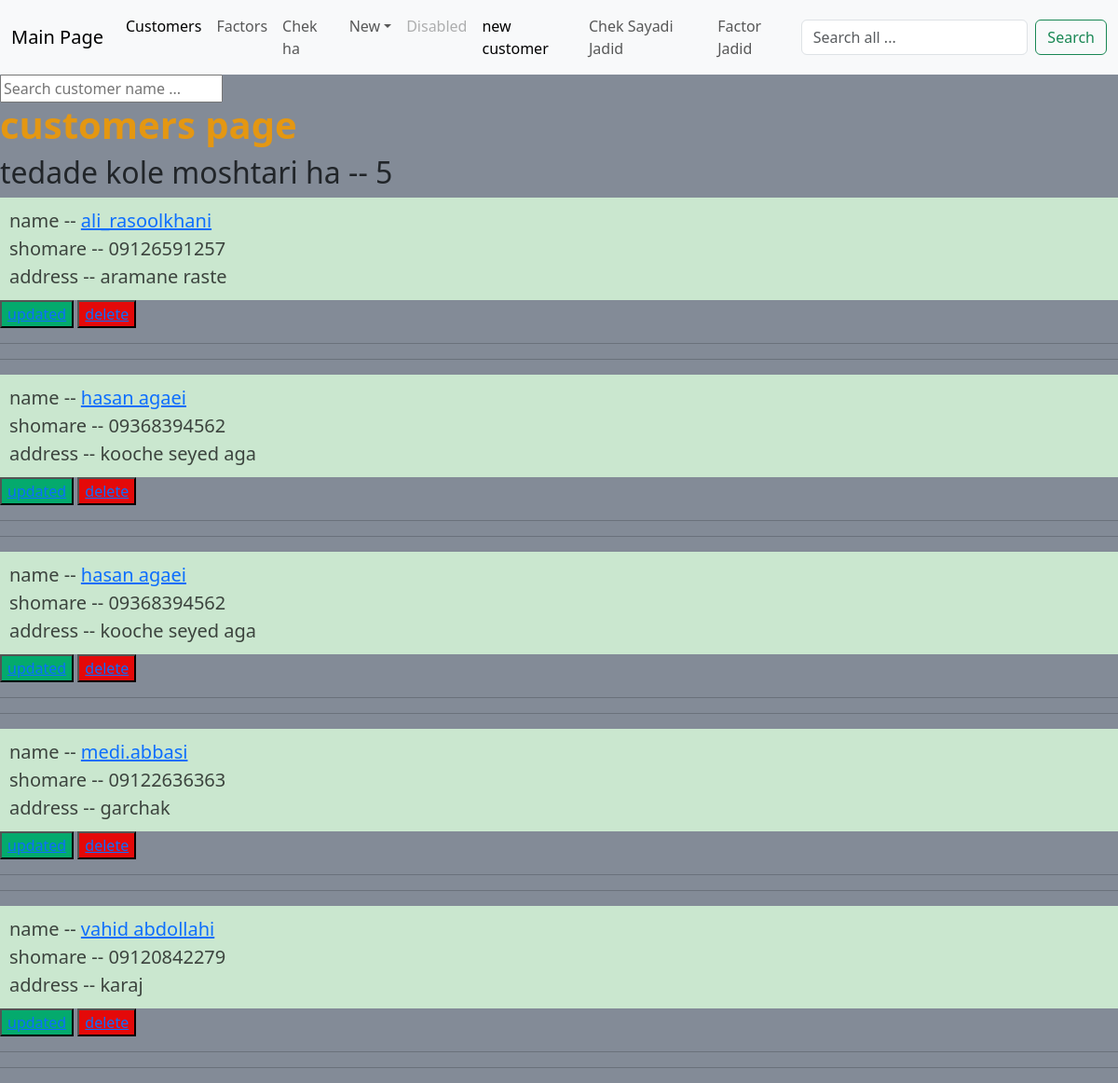
The page /customer/home/ on the database as committed earlier.
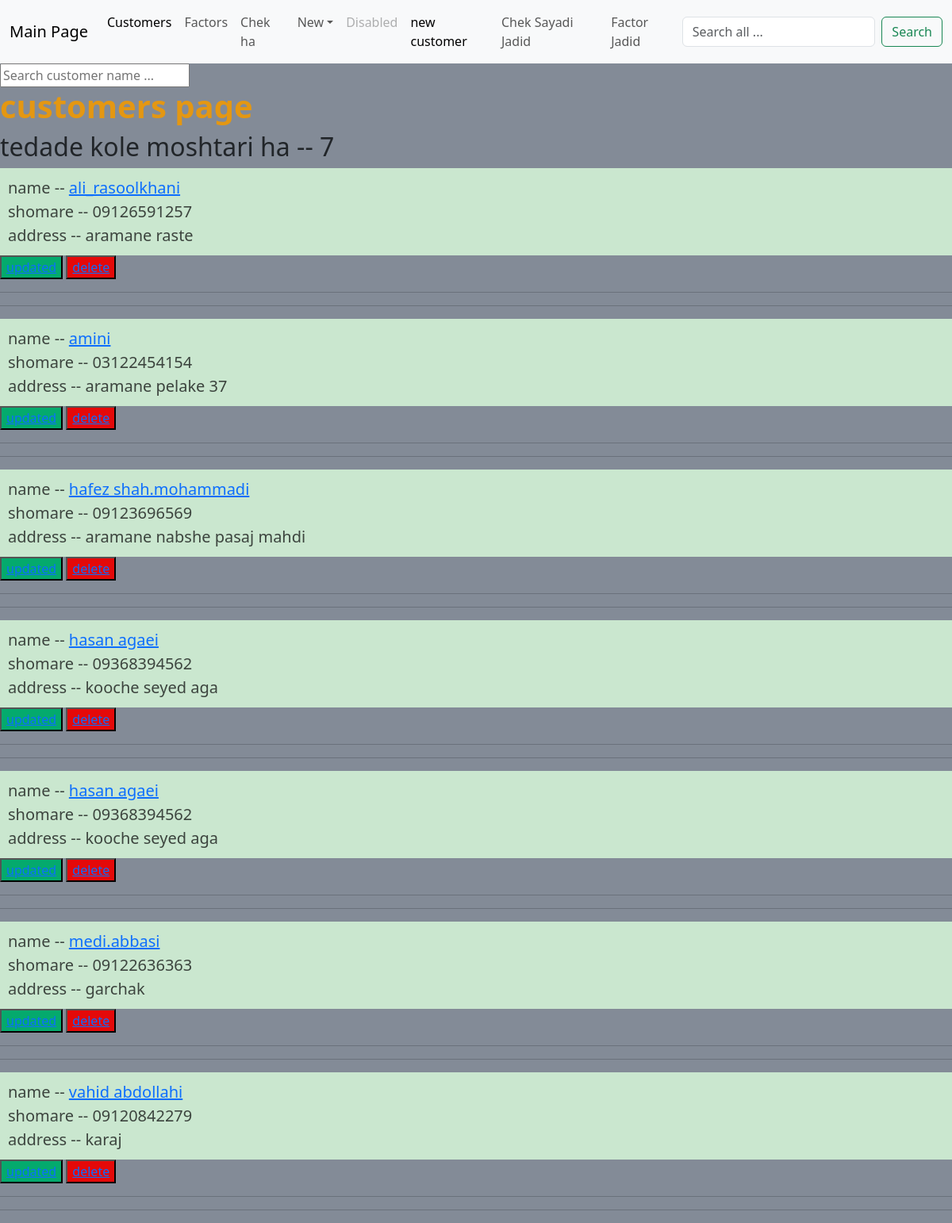
The same page on the database as committed later.
### customer0/models.py (models this page shows, shortened)
class Moshtary(models.Model):
    name = models.CharField(max_length=50)
    kode_meli = models.CharField(max_length=16, blank =True, null = True)
    shomare = models.CharField(max_length=16)
    address = models.TextField()
    sagfe_etebar = models.CharField(max_length=16)
    class Meta:
        ordering = ['name', ]
        verbose_name_plural = "Moshtari_ha"

### customer0/views.py (the view)
# urls.py: path('home/', views.kole_customer_ha, name='home'),
def kole_customer_ha(request):
    customers = Moshtary.objects.all()
    customer_count = len(customers)
    content = ({'customers': customers, 'customer_count':customer_count})
    return render(request, 'customer0/home.html', content)

### customer0/templates/customer0/home.html (shortened to what this page needs)
{% extends 'main.html' %}
{% block content %}
<h1 id = "page">
    customers page
</h1>
<h2> tedade kole moshtari ha -- {{customer_count}}</h2>
{% for customer in customers %}
<div class="customer">
    name -- <a href = "{% url 'customer:profile' customer.id %}"> {{customer.name}} </a><br>
    shomare -- {{customer.shomare}}<br>
    address -- {{customer.address}}<br>
</div>
<div>
<button class="button1">
    <a href = "{% url 'customer:update' customer.id %}"> updated  </a><br>
</button>
<button class="button2">
    <a href = "{% url 'customer:delete' customer.id %}"> delete  </a>
</button><hr>
</div><hr>
{% endfor %}
{% endblock content %}

### templates/main.html (shortened to what this page needs)
<!DOCTYPE html>
<html>
<head>
    <link href="https://cdn.jsdelivr.net/npm/bootstrap@5.3.2/dist/css/bootstrap.min.css"
    rel="stylesheet"
>
</head>
<body>
    <body style="background-color:#838b97">
    {% include 'navbar.html' %}
    {% include 'search.html' %}
    {% block content %}
    {% endblock content %}
</body>
</html>

### templates/navbar.html (shortened to what this page needs)
<nav class="navbar navbar-expand-lg bg-body-tertiary">
    <div class="container-fluid">
      <a class="navbar-brand" href="/">Main Page</a>
      <div class="collapse navbar-collapse" id="navbarSupportedContent">
        <ul class="navbar-nav me-auto mb-2 mb-lg-0">
          <li class="nav-item">
            <a class="nav-link active" aria-current="page" href="{% url 'customer:home' %}">Customers</a>
          </li>
          <li class="nav-item">
            <a class="nav-link" href="{% url 'factor:home' %}">Factors</a>
          </li>
          <li class="nav-item">
            <a class="nav-link" href="{% url 'chek:home' %}">Chek ha</a>
          </li>
        <li class="nav-item dropdown">
            <a class="nav-link dropdown-toggle" href="#" role="button" data-bs-toggle="dropdown" aria-expanded="true">New</a>
        </li>
        <li class="nav-item">
            <a class="nav-link disabled" aria-disabled="true">Disabled</a>
        </li>
        <li class="nav-item">
          <a class="nav-link active" aria-current="page" href="{% url 'customer:create' %}">new customer</a>
        </li>
        <li class="nav-item">
          <a class="nav-link" href="{% url 'chek:create' %}">Chek Sayadi Jadid</a>
        </li>
        <li class="nav-item">
          <a class="nav-link" href="{% url 'factor:create' %}">Factor Jadid</a>
        </ul>
        <form class="d-flex" role="search">
          <input class="form-control me-2" type="search" placeholder="Search all ..." aria-label="Search" >
          <button class="btn btn-outline-success" type="submit">Search</button>
        </form>
      </div>
    </div>
  </nav>

### templates/search.html
<form class="d-flex" role="search">
    {% if request.path|slice:"9" == "/customer" %}
        <input type="text" name="customer_name" placeholder="Search customer name ...">
    {% elif request.path|slice:"5" == "/chek" %}
        <input type="text" name="shomare_daftar" placeholder="shomare sayad ...">
        <input type="text" name="shomare_sayad" placeholder="Search tarikh ...">
        <input type="text" name="shomare_daftar" placeholder="shomare to daftar ...">
    {% elif request.path|slice:"7" == "/factor" %}
        <input type="text" name="shomare_factor" placeholder="Search shomare factor ...">
    {% endif %}
</form>

### customer0/templates/customer0/home.html (style rules this page uses)
.button1 { background-color: #04AA6D; }
.button2 { background-color: #e40909; }
.customer { background-color:hsl(130, 38%, 85%); flex: 1; font-size: 20px; color: rgb(60, 68, 62); padding: 10px; }
#page { color:rgb(228, 151, 18);font-weight:bold }

Rows that differ between the two databases and show on the page:
added Moshtary: name "amini", shomare "03122454154", address "aramane pelake 37"
added Moshtary: name "hafez shah.mohammadi", shomare "09123696569", address "aramane nabshe pasaj mahdi"
Other text that changed with them:
{{ customer_count }}: "5" → "7"
